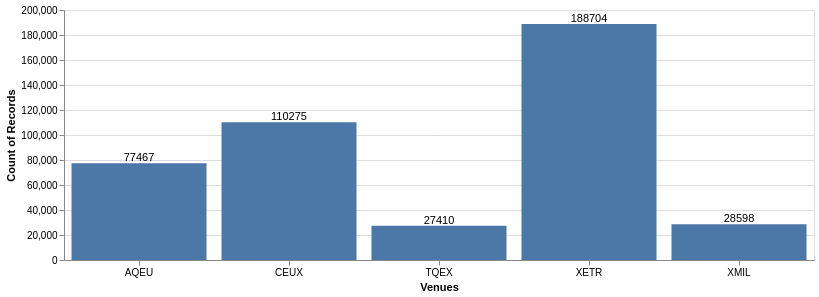
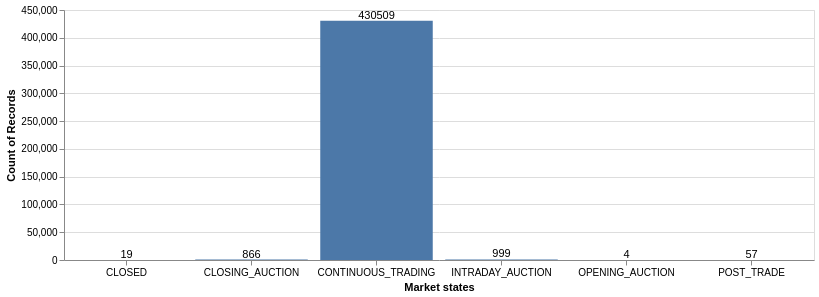
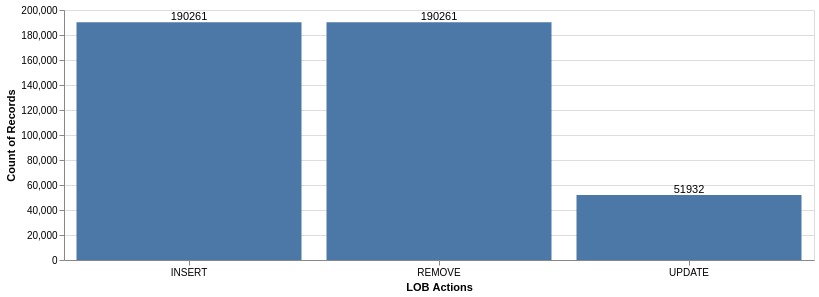

These figures' notebook cell, in order:
### Code cell
show_histogram(
    df=quotes_inc_eu, 
    column_name="venue",
    x_label="Venues",
    sort_order="venue"
)
show_histogram(
    df=quotes_inc_eu, 
    column_name="market_state",
    x_label="Market states",
    sort_order="market_state"
)
show_histogram(
    df=quotes_inc_eu, 
    column_name="lob_action",
    x_label="LOB Actions",
    sort_order="lob_action"
)

### Figure 1 — Vega specification as saved in the notebook (floating-point values rounded to 4 significant figures)
{"$schema": "https://vega.github.io/schema/vega/v6.json", "data": [{"name": "source_0"}, {"name": "source_1"}, {"name": "data_0", "values": [{"__count": 77467, "venue": "AQEU"}, {"__count": 27410, "venue": "TQEX"}, {"__count": 110275, "venue": "CEUX"}, {"__count": 188704, "venue": "XETR"}, {"__count": 28598, "venue": "XMIL"}]}, {"name": "data_1", "values": [{"__count": 77467, "venue": "AQEU"}, {"__count": 27410, "venue": "TQEX"}, {"__count": 110275, "venue": "CEUX"}, {"__count": 188704, "venue": "XETR"}, {"__count": 28598, "venue": "XMIL"}]}, {"name": "source_0_x_domain_venue_0", "values": [{"sort_field": "AQEU", "venue": "AQEU"}, {"sort_field": "TQEX", "venue": "TQEX"}, {"sort_field": "CEUX", "venue": "CEUX"}, {"sort_field": "XETR", "venue": "XETR"}, {"sort_field": "XMIL", "venue": "XMIL"}]}, {"name": "source_1_x_domain_venue_1", "values": [{"sort_field": "AQEU", "venue": "AQEU"}, {"sort_field": "TQEX", "venue": "TQEX"}, {"sort_field": "CEUX", "venue": "CEUX"}, {"sort_field": "XETR", "venue": "XETR"}, {"sort_field": "XMIL", "venue": "XMIL"}]}], "marks": [{"type": "rect", "name": "layer_0_marks", "from": {"data": "data_0"}, "encode": {"update": {"fill": {"value": "#4c78a8"}, "y2": {"value": 0, "scale": "y"}, "x": {"field": "venue", "scale": "x"}, "y": {"field": "__count", "scale": "y"}, "width": {"signal": "max(0.25, bandwidth('x'))"}}}, "style": ["bar"]}, {"type": "text", "name": "layer_1_marks", "from": {"data": "data_1"}, "encode": {"update": {"fill": {"value": "black"}, "baseline": {"value": "middle"}, "text": {"signal": "format(datum[\"__count\"], \"\")"}, "y": {"field": "__count", "scale": "y"}, "x": {"field": "venue", "scale": "x", "band": 0.5}, "align": {"value": "center"}, "dy": {"value": -5}}}, "style": ["text"]}], "scales": [{"name": "x", "type": "band", "domain": {"fields": [{"data": "source_0_x_domain_venue_0", "field": "venue"}, {"data": "source_1_x_domain_venue_1", "field": "venue"}], "sort": {"op": "max", "field": "sort_field"}}, "range": [0, {"signal": "width"}], "paddingInner": 0.1, "paddingOuter": 0.05}, {"name": "y", "type": "linear", "domain": {"fields": [{"data": "data_0", "field": "__count"}, {"data": "data_1", "field": "__count"}]}, "range": [{"signal": "height"}, 0], "zero": true, "nice": true}], "axes": [{"scale": "y", "minExtent": 0, "grid": true, "maxExtent": 0, "zindex": 0, "aria": false, "gridScale": "x", "labels": false, "orient": "left", "ticks": false, "domain": false, "tickCount": {"signal": "ceil(height/40)"}}, {"scale": "x", "grid": false, "title": "Venues", "labelAngle": 0, "zindex": 0, "orient": "bottom", "labelBaseline": "top"}, {"scale": "y", "labelOverlap": true, "orient": "left", "zindex": 0, "tickCount": {"signal": "ceil(height/40)"}, "grid": false, "title": "Count of Records"}], "background": "white", "padding": 5, "width": 750, "style": "cell", "height": 250}

### Figure 2 — Vega specification as saved in the notebook (floating-point values rounded to 4 significant figures)
{"$schema": "https://vega.github.io/schema/vega/v6.json", "data": [{"name": "source_0"}, {"name": "source_1"}, {"name": "data_0", "values": [{"__count": 430509, "market_state": "CONTINUOUS_TRADING"}, {"__count": 19, "market_state": "CLOSED"}, {"__count": 57, "market_state": "POST_TRADE"}, {"__count": 999, "market_state": "INTRADAY_AUCTION"}, {"__count": 866, "market_state": "CLOSING_AUCTION"}, {"__count": 4, "market_state": "OPENING_AUCTION"}]}, {"name": "data_1", "values": [{"__count": 430509, "market_state": "CONTINUOUS_TRADING"}, {"__count": 19, "market_state": "CLOSED"}, {"__count": 57, "market_state": "POST_TRADE"}, {"__count": 999, "market_state": "INTRADAY_AUCTION"}, {"__count": 866, "market_state": "CLOSING_AUCTION"}, {"__count": 4, "market_state": "OPENING_AUCTION"}]}, {"name": "source_0_x_domain_market_state_0", "values": [{"market_state": "CONTINUOUS_TRADING", "sort_field": "CONTINUOUS_TRADING"}, {"market_state": "CLOSED", "sort_field": "CLOSED"}, {"market_state": "POST_TRADE", "sort_field": "POST_TRADE"}, {"market_state": "INTRADAY_AUCTION", "sort_field": "INTRADAY_AUCTION"}, {"market_state": "CLOSING_AUCTION", "sort_field": "CLOSING_AUCTION"}, {"market_state": "OPENING_AUCTION", "sort_field": "OPENING_AUCTION"}]}, {"name": "source_1_x_domain_market_state_1", "values": [{"market_state": "CONTINUOUS_TRADING", "sort_field": "CONTINUOUS_TRADING"}, {"market_state": "CLOSED", "sort_field": "CLOSED"}, {"market_state": "POST_TRADE", "sort_field": "POST_TRADE"}, {"market_state": "INTRADAY_AUCTION", "sort_field": "INTRADAY_AUCTION"}, {"market_state": "CLOSING_AUCTION", "sort_field": "CLOSING_AUCTION"}, {"market_state": "OPENING_AUCTION", "sort_field": "OPENING_AUCTION"}]}], "marks": [{"type": "rect", "name": "layer_0_marks", "from": {"data": "data_0"}, "encode": {"update": {"fill": {"value": "#4c78a8"}, "y2": {"value": 0, "scale": "y"}, "x": {"field": "market_state", "scale": "x"}, "y": {"field": "__count", "scale": "y"}, "width": {"signal": "max(0.25, bandwidth('x'))"}}}, "style": ["bar"]}, {"type": "text", "name": "layer_1_marks", "from": {"data": "data_1"}, "encode": {"update": {"fill": {"value": "black"}, "dy": {"value": -5}, "align": {"value": "center"}, "x": {"field": "market_state", "scale": "x", "band": 0.5}, "baseline": {"value": "middle"}, "text": {"signal": "format(datum[\"__count\"], \"\")"}, "y": {"field": "__count", "scale": "y"}}}, "style": ["text"]}], "scales": [{"name": "x", "type": "band", "domain": {"fields": [{"data": "source_0_x_domain_market_state_0", "field": "market_state"}, {"data": "source_1_x_domain_market_state_1", "field": "market_state"}], "sort": {"op": "max", "field": "sort_field"}}, "range": [0, {"signal": "width"}], "paddingInner": 0.1, "paddingOuter": 0.05}, {"name": "y", "type": "linear", "domain": {"fields": [{"data": "data_0", "field": "__count"}, {"data": "data_1", "field": "__count"}]}, "range": [{"signal": "height"}, 0], "nice": true, "zero": true}], "axes": [{"scale": "y", "ticks": false, "tickCount": {"signal": "ceil(height/40)"}, "aria": false, "domain": false, "grid": true, "gridScale": "x", "minExtent": 0, "zindex": 0, "maxExtent": 0, "orient": "left", "labels": false}, {"scale": "x", "labelBaseline": "top", "orient": "bottom", "grid": false, "labelAngle": 0, "title": "Market states", "zindex": 0}, {"scale": "y", "zindex": 0, "orient": "left", "title": "Count of Records", "labelOverlap": true, "tickCount": {"signal": "ceil(height/40)"}, "grid": false}], "background": "white", "width": 750, "style": "cell", "height": 250, "padding": 5}

### Figure 3 — Vega specification as saved in the notebook (floating-point values rounded to 4 significant figures)
{"$schema": "https://vega.github.io/schema/vega/v6.json", "data": [{"name": "source_0"}, {"name": "source_1"}, {"name": "data_0", "values": [{"__count": 190261, "lob_action": "INSERT"}, {"__count": 190261, "lob_action": "REMOVE"}, {"__count": 51932, "lob_action": "UPDATE"}]}, {"name": "data_1", "values": [{"__count": 190261, "lob_action": "INSERT"}, {"__count": 190261, "lob_action": "REMOVE"}, {"__count": 51932, "lob_action": "UPDATE"}]}, {"name": "source_0_x_domain_lob_action_0", "values": [{"lob_action": "INSERT", "sort_field": "INSERT"}, {"lob_action": "REMOVE", "sort_field": "REMOVE"}, {"lob_action": "UPDATE", "sort_field": "UPDATE"}]}, {"name": "source_1_x_domain_lob_action_1", "values": [{"lob_action": "INSERT", "sort_field": "INSERT"}, {"lob_action": "REMOVE", "sort_field": "REMOVE"}, {"lob_action": "UPDATE", "sort_field": "UPDATE"}]}], "marks": [{"type": "rect", "name": "layer_0_marks", "from": {"data": "data_0"}, "encode": {"update": {"y2": {"value": 0, "scale": "y"}, "fill": {"value": "#4c78a8"}, "width": {"signal": "max(0.25, bandwidth('x'))"}, "x": {"field": "lob_action", "scale": "x"}, "y": {"field": "__count", "scale": "y"}}}, "style": ["bar"]}, {"type": "text", "name": "layer_1_marks", "from": {"data": "data_1"}, "encode": {"update": {"y": {"field": "__count", "scale": "y"}, "x": {"field": "lob_action", "scale": "x", "band": 0.5}, "dy": {"value": -5}, "text": {"signal": "format(datum[\"__count\"], \"\")"}, "align": {"value": "center"}, "baseline": {"value": "middle"}, "fill": {"value": "black"}}}, "style": ["text"]}], "scales": [{"name": "x", "type": "band", "domain": {"fields": [{"data": "source_0_x_domain_lob_action_0", "field": "lob_action"}, {"data": "source_1_x_domain_lob_action_1", "field": "lob_action"}], "sort": {"op": "max", "field": "sort_field"}}, "range": [0, {"signal": "width"}], "paddingOuter": 0.05, "paddingInner": 0.1}, {"name": "y", "type": "linear", "domain": {"fields": [{"data": "data_0", "field": "__count"}, {"data": "data_1", "field": "__count"}]}, "range": [{"signal": "height"}, 0], "zero": true, "nice": true}], "axes": [{"scale": "y", "grid": true, "labels": false, "maxExtent": 0, "gridScale": "x", "orient": "left", "domain": false, "ticks": false, "aria": false, "minExtent": 0, "zindex": 0, "tickCount": {"signal": "ceil(height/40)"}}, {"scale": "x", "labelBaseline": "top", "orient": "bottom", "labelAngle": 0, "title": "LOB Actions", "grid": false, "zindex": 0}, {"scale": "y", "zindex": 0, "title": "Count of Records", "grid": false, "orient": "left", "labelOverlap": true, "tickCount": {"signal": "ceil(height/40)"}}], "padding": 5, "width": 750, "height": 250, "style": "cell", "background": "white"}
